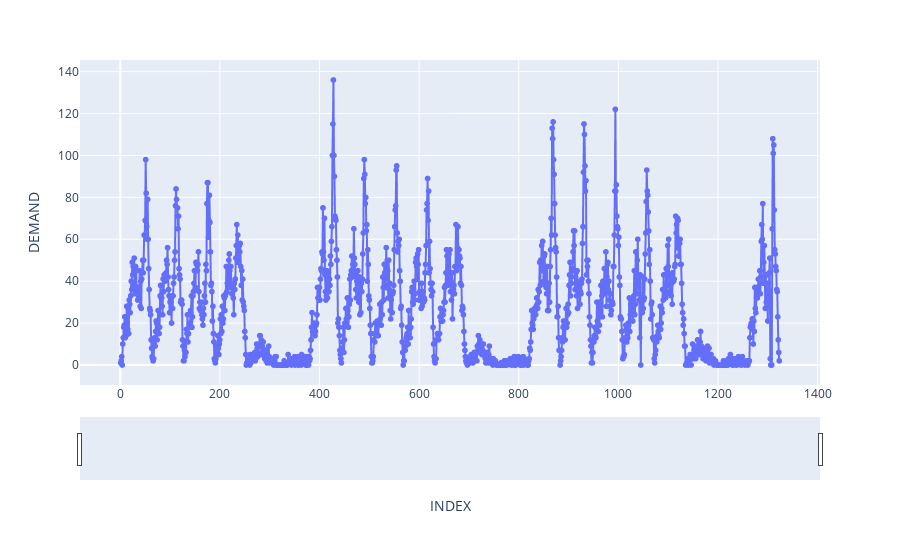

This figure's notebook cell:
### Code cell
# plotting

fig = px.line(df, x='INDEX', y='DEMAND', markers=True) # Date time으로 해주면 버스 운행 없는 시간에 연결시켜 의도치 않은 트렌드를 만들어준다.
fig.update_xaxes(rangeslider_visible=True)
fig.show()

### Figure 1 — Plotly figure (JSON) as saved in the notebook; plotly's stock layout.template omitted (floating-point values rounded to 4 significant figures; data arrays with more than 128 entries replaced by an {"elided": "..."} marker saying what was removed)
{"data": [{"hovertemplate": "INDEX=%{x}<br>DEMAND=%{y}<extra></extra>", "legendgroup": "", "line": {"color": "#636efa", "dash": "solid"}, "marker": {"symbol": "circle"}, "mode": "markers+lines", "name": "", "showlegend": false, "type": "scattergl", "x": {"elided": "1323 int values"}, "xaxis": "x", "y": {"elided": "1323 int values"}, "yaxis": "y"}], "layout": {"legend": {"tracegroupgap": 0}, "margin": {"t": 60}, "xaxis": {"anchor": "y", "domain": [0, 1], "rangeslider": {"visible": true}, "title": {"text": "INDEX"}}, "yaxis": {"anchor": "x", "domain": [0, 1], "title": {"text": "DEMAND"}}}}
